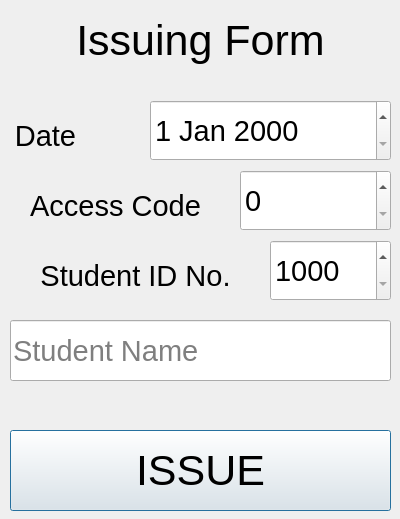
<?xml version="1.0" encoding="UTF-8"?>
<ui version="4.0">
 <class>Dialog</class>
 <widget class="QDialog" name="Dialog">
  <property name="geometry">
   <rect>
    <x>0</x>
    <y>0</y>
    <width>400</width>
    <height>519</height>
   </rect>
  </property>
  <property name="windowTitle">
   <string>Dialog</string>
  </property>
  <widget class="QLabel" name="label">
   <property name="geometry">
    <rect>
     <x>10</x>
     <y>0</y>
     <width>381</width>
     <height>81</height>
    </rect>
   </property>
   <property name="font">
    <font>
     <pointsize>32</pointsize>
    </font>
   </property>
   <property name="text">
    <string>Issuing Form</string>
   </property>
   <property name="alignment">
    <set>Qt::AlignCenter</set>
   </property>
  </widget>
  <widget class="QDateEdit" name="date">
   <property name="geometry">
    <rect>
     <x>150</x>
     <y>100</y>
     <width>241</width>
     <height>61</height>
    </rect>
   </property>
   <property name="font">
    <font>
     <pointsize>22</pointsize>
    </font>
   </property>
  </widget>
  <widget class="QSpinBox" name="ac">
   <property name="geometry">
    <rect>
     <x>240</x>
     <y>170</y>
     <width>151</width>
     <height>61</height>
    </rect>
   </property>
   <property name="font">
    <font>
     <pointsize>22</pointsize>
    </font>
   </property>
   <property name="maximum">
    <number>1000</number>
   </property>
  </widget>
  <widget class="QSpinBox" name="s_id">
   <property name="geometry">
    <rect>
     <x>270</x>
     <y>240</y>
     <width>121</width>
     <height>61</height>
    </rect>
   </property>
   <property name="font">
    <font>
     <pointsize>22</pointsize>
    </font>
   </property>
   <property name="minimum">
    <number>1000</number>
   </property>
   <property name="maximum">
    <number>9999</number>
   </property>
  </widget>
  <widget class="QLineEdit" name="s_name">
   <property name="geometry">
    <rect>
     <x>10</x>
     <y>320</y>
     <width>381</width>
     <height>61</height>
    </rect>
   </property>
   <property name="font">
    <font>
     <pointsize>22</pointsize>
    </font>
   </property>
   <property name="placeholderText">
    <string>Student Name</string>
   </property>
  </widget>
  <widget class="QLabel" name="label_2">
   <property name="geometry">
    <rect>
     <x>10</x>
     <y>250</y>
     <width>251</width>
     <height>51</height>
    </rect>
   </property>
   <property name="font">
    <font>
     <pointsize>22</pointsize>
    </font>
   </property>
   <property name="text">
    <string>Student ID No.</string>
   </property>
   <property name="alignment">
    <set>Qt::AlignCenter</set>
   </property>
  </widget>
  <widget class="QLabel" name="label_3">
   <property name="geometry">
    <rect>
     <x>-10</x>
     <y>180</y>
     <width>251</width>
     <height>51</height>
    </rect>
   </property>
   <property name="font">
    <font>
     <pointsize>22</pointsize>
    </font>
   </property>
   <property name="text">
    <string>Access Code</string>
   </property>
   <property name="alignment">
    <set>Qt::AlignCenter</set>
   </property>
  </widget>
  <widget class="QLabel" name="label_4">
   <property name="geometry">
    <rect>
     <x>-80</x>
     <y>110</y>
     <width>251</width>
     <height>51</height>
    </rect>
   </property>
   <property name="font">
    <font>
     <pointsize>22</pointsize>
    </font>
   </property>
   <property name="text">
    <string>Date</string>
   </property>
   <property name="alignment">
    <set>Qt::AlignCenter</set>
   </property>
  </widget>
  <widget class="QPushButton" name="issue">
   <property name="geometry">
    <rect>
     <x>10</x>
     <y>430</y>
     <width>381</width>
     <height>81</height>
    </rect>
   </property>
   <property name="font">
    <font>
     <pointsize>32</pointsize>
    </font>
   </property>
   <property name="text">
    <string>ISSUE</string>
   </property>
  </widget>
  <widget class="QLabel" name="error_message">
   <property name="geometry">
    <rect>
     <x>10</x>
     <y>390</y>
     <width>381</width>
     <height>31</height>
    </rect>
   </property>
   <property name="font">
    <font>
     <weight>75</weight>
     <bold>true</bold>
    </font>
   </property>
   <property name="styleSheet">
    <string notr="true">color: rgb(255, 0, 0);</string>
   </property>
   <property name="text">
    <string/>
   </property>
   <property name="alignment">
    <set>Qt::AlignCenter</set>
   </property>
  </widget>
 </widget>
 <resources/>
 <connections/>
</ui>
